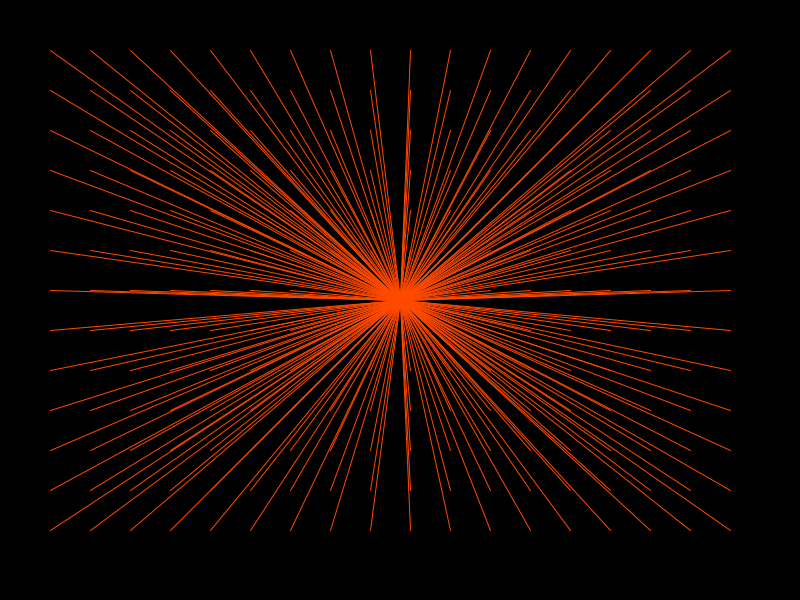
Frame 1 (no input)
Frame 60 (the mouse pressed at the canvas centre just before this capture): identical to frame 1, image omitted
Frame 120 (the mouse held since frame 60 and released just before this capture): identical to frame 1, image omitted

The Processing sketch that drew this single still picture (run headless with seeded random() and noise(); from frame 60 on, the mouse is pressed at the canvas centre):

// Processing sketch: Perspective
// ── Perspective.pde

float margin = 50;
float step = 40;

void setup() {
  size(800, 600);
  smooth();
  noFill();
}

void draw() {
  background(0);
  stroke(#FF4900);
  for (float x = margin; x <= width - margin; x += step) {
      for (float y = margin; y <= height - margin; y += step) {
        line(x, y, width/2, height/2);
      }
    }
}
